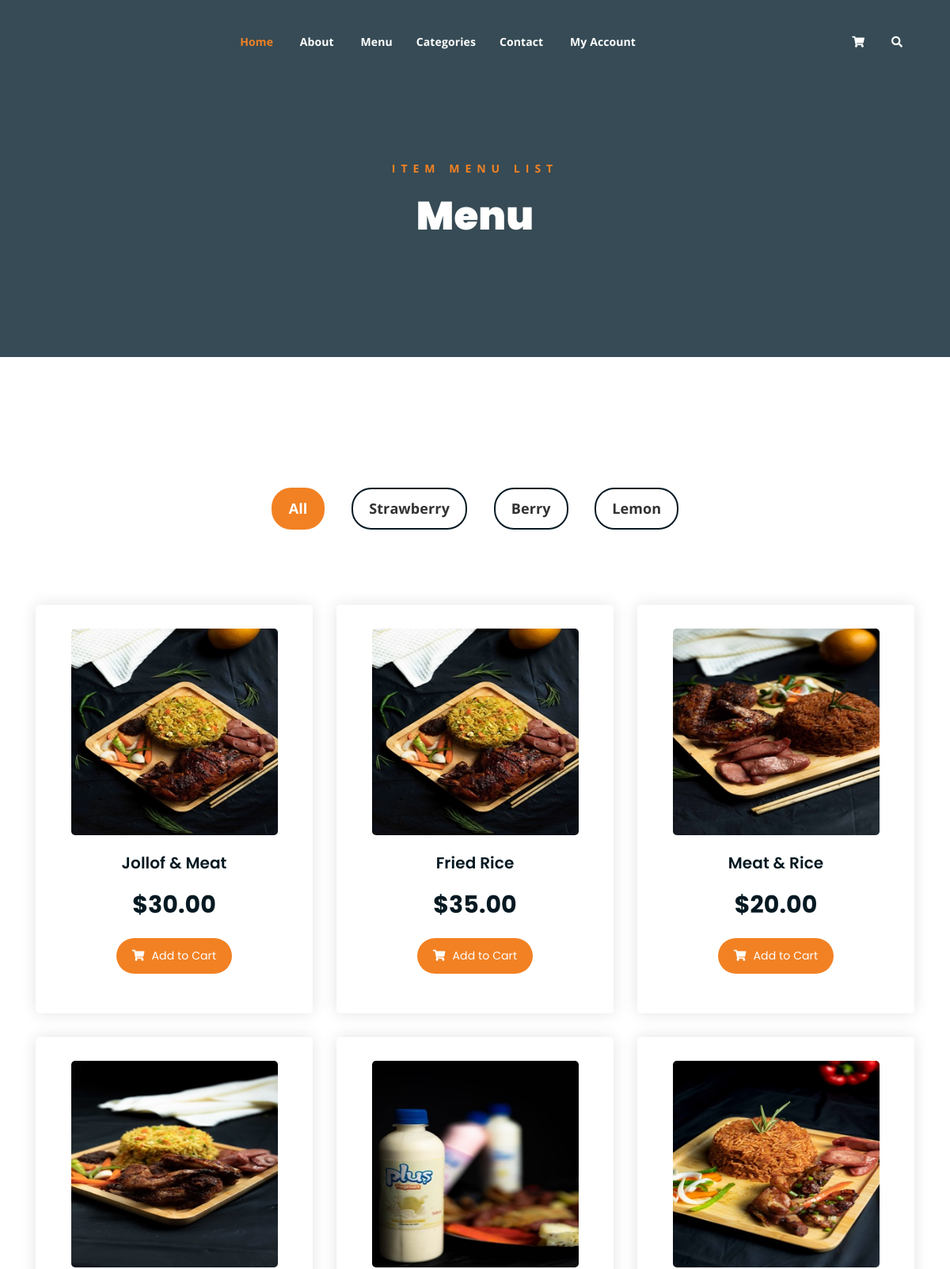
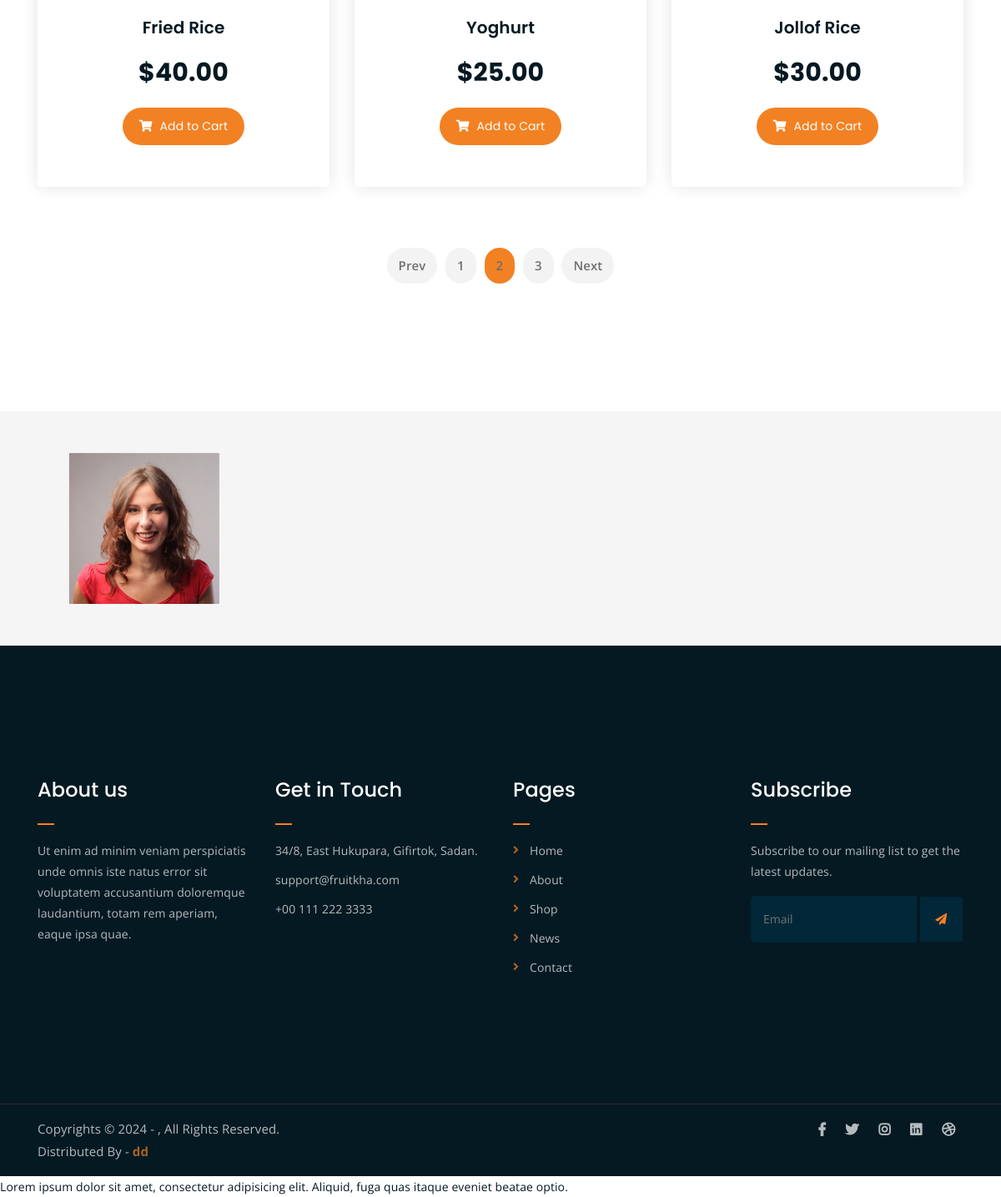
The app's page /menu/ with its own data (2 pictures, top to bottom).
### core/models.py (models this page shows, shortened)
class MenuItem(models.Model):
    mid = models.UUIDField(default=uuid.uuid4, editable=False, unique=True)
    user = models.ForeignKey(User, on_delete=models.SET_NULL, null=True,)
    title = models.CharField(max_length=200)
    category= models.ForeignKey(Category, on_delete=models.SET_NULL, null= True, related_name="category")
    image = models.ImageField(upload_to="menu_Images/")
    price = models.DecimalField(max_digits=9, decimal_places=2, default="0.00")
    item_status = models.CharField(choices=STATUS, max_length=100, default="in_review")
    featured = models.BooleanField(default=False)
    recent = models.BooleanField(default=False)
    description = RichTextUploadingField(null=True, blank=True)
    specification = RichTextUploadingField(null= True, blank = True)

### core/views.py (the view)
# urls.py: path("menu/", menu, name="menu"),
def menu(request):
	menu_list = MenuItem.objects.filter(item_status = "published").order_by('-id')
	context = {
		'menu_list':menu_list
	}
	return render(request, "core/menu.html", context)

### core/context_processor.py (called while the page is built)
def default(request):
    categories = Category.objects.all()
    if request.user.is_authenticated:
        cart = Cart.objects.filter(user=request.user, active=True).first()
        item_count = cart.cartitem_set.count() if cart else 0
    else:
        item_count = 0
    context = {
        'categories': categories,
        'cart_view': {'item_count': item_count},
    }
    return context

### core/templates/core/menu.html (shortened to what this page needs)
{% extends 'partials/base.html'%}
{% block content %}
{% load static %}
	<div class="breadcrumb-section breadcrumb-bg">
		<div class="container">
			<div class="row">
				<div class="col-lg-8 offset-lg-2 text-center">
					<div class="breadcrumb-text">
						<p>Item Menu List</p>
						<h1>Menu</h1>
					</div>
				</div>
			</div>
		</div>
	</div>
	<div class="product-section mt-150 mb-150">
		<div class="container">
			<div class="row">
                <div class="col-md-12">
                    <div class="product-filters">
                        <ul>
                            <li class="active" data-filter="*">All</li>
                            <li data-filter=".strawberry">Strawberry</li>
                            <li data-filter=".berry">Berry</li>
                            <li data-filter=".lemon">Lemon</li>
                        </ul>
                    </div>
                </div>
            </div>
			<div class="row product-lists">
                {% for item in menu_list %}
				<div class="col-lg-4 col-md-6 text-center strawberry">
					<div class="single-product-item">
						<div class="product-image">
							<a href="{% url 'core:menu_detail' item.mid %}"><img src="{{item.image.url}}" alt=""></a>
						</div>
						<h3>{{item.title}}</h3>
						<p class="product-price"> ${{item.price}} </p>
						<a href="cart.html" class="cart-btn"><i class="fas fa-shopping-cart"></i> Add to Cart</a>
					</div>
				</div>
                {% endfor %}
			</div>
			<div class="row">
				<div class="col-lg-12 text-center">
					<div class="pagination-wrap">
						<ul>
							<li><a href="#">Prev</a></li>
							<li><a href="#">1</a></li>
							<li><a class="active" href="#">2</a></li>
							<li><a href="#">3</a></li>
							<li><a href="#">Next</a></li>
						</ul>
					</div>
				</div>
			</div>
		</div>
	</div>
	<div class="logo-carousel-section">
		<div class="container">
			<div class="row">
				<div class="col-lg-12">
					<div class="logo-carousel-inner">
						<div class="single-logo-item">
							<img src="{% static 'assets/img/company-logos/1.png' %}" alt="">
						</div>
					</div>
				</div>
			</div>
		</div>
	</div>
{% endblock content %}

### core/templates/partials/base.html (shortened to what this page needs)
{% load static %}
<!DOCTYPE html>
<html lang="en">
<head>
	<link rel="stylesheet" href="{% static 'assets/css/all.min.css' %}">
	<link rel="stylesheet" href="{% static 'assets/bootstrap/css/bootstrap.min.css' %}">
	<link rel="stylesheet" href="{% static 'assets/css/owl.carousel.css' %}">
	<link rel="stylesheet" href="{% static 'assets/css/magnific-popup.css' %}">
	<link rel="stylesheet" href="{% static 'assets/css/animate.css' %}">
	<link rel="stylesheet" href="{% static 'assets/css/meanmenu.min.css' %}">
	<link rel="stylesheet" href="{% static 'assets/css/main.css' %}">
	<link rel="stylesheet" href="{% static 'assets/css/responsive.css' %}">
</head>
<body>
	<div class="top-header-area" id="sticker">
		<div class="container">
			<div class="row">
				<div class="col-lg-12 col-sm-12 text-center">
					<div class="main-menu-wrap">
						<nav class="main-menu">
							<ul>
								<li class="current-list-item"><a href="#">Home</a>
								</li>
								<li><a href="{% url 'core:aboutUs' %}">About</a></li>
								<li><a href="{% url 'core:menu' %}">Menu</a>
								<li><a href="{% url 'core:categoryList'%}">Categories</a>
								<li><a href="{% url 'core:contactUs' %}">Contact</a></li>
								<li><a href="#">My Account</a>
								</li>
								</li>
								</li>
								<li>
									<div class="header-icons">
										<a class="shopping-cart" href="cart.html"><i class="fas fa-shopping-cart"></i></a>
										<a class="mobile-hide search-bar-icon" href="#"><i class="fas fa-search"></i></a>
									</div>
								</li>
							</ul>
						</nav>
					</div>
				</div>
			</div>
		</div>
	</div>
 {% block content%}
 {% endblock content %}
 <div class="footer-area">
    <div class="container">
        <div class="row">
            <div class="col-lg-3 col-md-6">
                <div class="footer-box about-widget">
                    <h2 class="widget-title">About us</h2>
                    <p>Ut enim ad minim veniam perspiciatis unde omnis iste natus error sit voluptatem accusantium doloremque laudantium, totam rem aperiam, eaque ipsa quae.</p>
                </div>
            </div>
            <div class="col-lg-3 col-md-6">
                <div class="footer-box get-in-touch">
                    <h2 class="widget-title">Get in Touch</h2>
                    <ul>
                        <li>34/8, East Hukupara, Gifirtok, Sadan.</li>
                        <li>support@fruitkha.com</li>
                        <li>+00 111 222 3333</li>
                    </ul>
                </div>
            </div>
            <div class="col-lg-3 col-md-6">
                <div class="footer-box pages">
                    <h2 class="widget-title">Pages</h2>
                    <ul>
                        <li><a href="index.html">Home</a></li>
                        <li><a href="about.html">About</a></li>
                        <li><a href="services.html">Shop</a></li>
                        <li><a href="news.html">News</a></li>
                        <li><a href="contact.html">Contact</a></li>
                    </ul>
                </div>
            </div>
            <div class="col-lg-3 col-md-6">
                <div class="footer-box subscribe">
                    <h2 class="widget-title">Subscribe</h2>
                    <p>Subscribe to our mailing list to get the latest updates.</p>
                    <form action="index.html">
                        <input type="email" placeholder="Email">
                        <button type="submit"><i class="fas fa-paper-plane"></i></button>
                    </form>
                </div>
            </div>
        </div>
    </div>
</div>
<div class="copyright">
    <div class="container">
        <div class="row">
            <div class="col-lg-6 col-md-12">
                <p>Copyrights &copy; 2024 - ,  All Rights Reserved.<br>
                    Distributed By - <a href="https://dd.com/">dd</a>
                </p>
            </div>
            <div class="col-lg-6 text-right col-md-12">
                <div class="social-icons">
                    <ul>
                        <li><a href="#" target="_blank"><i class="fab fa-facebook-f"></i></a></li>
                        <li><a href="#" target="_blank"><i class="fab fa-twitter"></i></a></li>
                        <li><a href="#" target="_blank"><i class="fab fa-instagram"></i></a></li>
                        <li><a href="#" target="_blank"><i class="fab fa-linkedin"></i></a></li>
                        <li><a href="#" target="_blank"><i class="fab fa-dribbble"></i></a></li>
                    </ul>
                </div>
            </div>
        </div>
    </div>
</div>
Lorem ipsum dolor sit amet, consectetur adipisicing elit. Aliquid, fuga quas itaque eveniet beatae optio.
</body>
</html>

### records on screen
MenuItem: image (picture), title "Jollof & Meat", price "30.00"
MenuItem: image (picture), title "Fried Rice", price "35.00"
MenuItem: image (picture), title "Meat & Rice", price "20.00"
MenuItem: image (picture), title "Fried Rice", price "40.00"
MenuItem: image (picture), title "Yoghurt", price "25.00"
MenuItem: image (picture), title "Jollof Rice", price "30.00"
